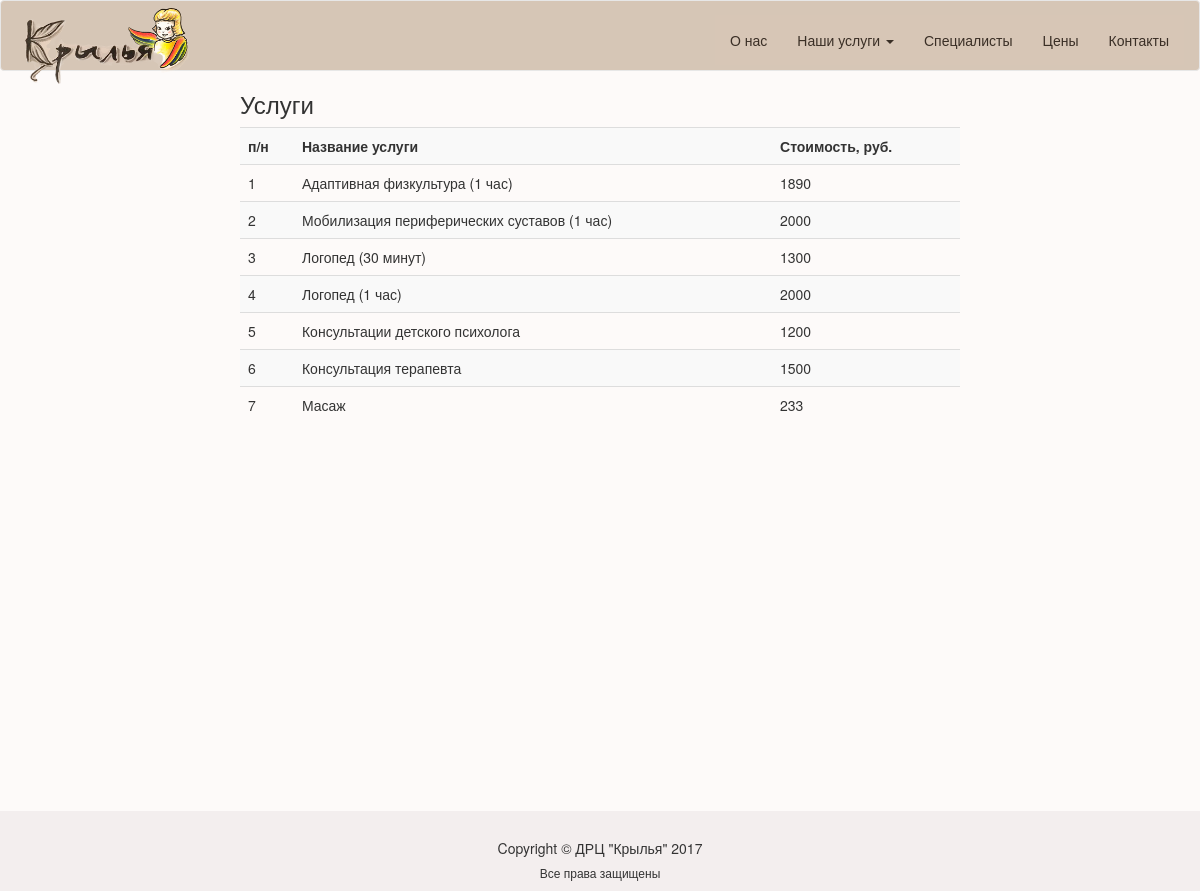
/price/, run on an earlier commit of the app's database.
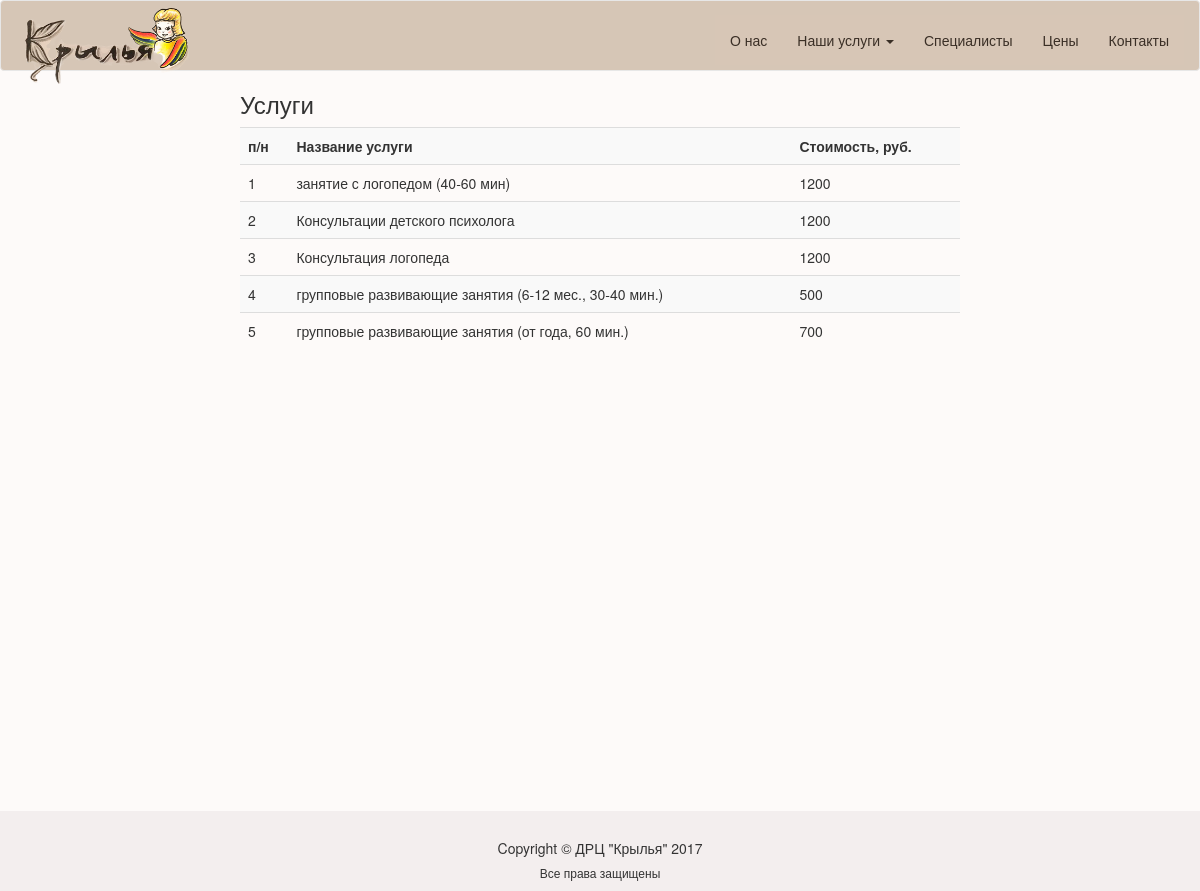
And on a later commit of the database.
### price/models.py (models this page shows, shortened)
class ServicePrice(models.Model):
    name = models.CharField(max_length=70, verbose_name='Название услуги', blank=True, null=True)
    specialist = models.ForeignKey(Specialist, verbose_name='Специалист', blank=True, null=True)
    desc = models.TextField(verbose_name='Описание', blank=True, null=True)
    price = models.PositiveIntegerField(verbose_name='Стоимость', blank=True, null=True)
    active = models.BooleanField(verbose_name='Использовать', default=True)
    consult = models.BooleanField(verbose_name='Консультация', default=False)
    class Meta:
        verbose_name = u'Услуги - Цены'
        verbose_name_plural = u'Услуги - Цены'

### price/views.py (the view)
# urls.py: url(r'^price/', Price.as_view(), name='price'),
class Price(ListView):
    model = ServicePrice
    template_name = 'price/price.html'
    queryset = ServicePrice.objects.filter(active=True)

### portal/context_processors.py (called while the page is built)
def consultation(request):
    return {'consultation_list': ServicePrice.objects.filter(active=True, consult=True)}

def methodics(request):
    return {'methodic_list':Methodics.objects.filter(active=True)}

def about(request):
    return dict(about=About.objects.filter(active=True).last())

def news(request):
    return {'news_list': News.objects.filter(active=True)}

def time(request):
    return {'time': datetime.now()}

### templates/price/price.html (shortened to what this page needs)
{% extends 'base.html' %}
{% block content %}
<div class="">
    <h3>Услуги</h3>
    <table class="table table-striped">
        <tr>
            <th>п/н</th>
            <th>Название услуги</th>
            <th>Стоимость, руб.</th>
        </tr>
        {% for item in object_list %}
        <tr>
            <td>{{forloop.counter}}</td>
            <td>{{item.name}}</td>
            <td>{{item.price}}</td>
        </tr>
        {% endfor %}
    </table>
</div>
{% endblock %}

What changed in the data, as far as the page shows it:
no longer on this page (row edited): ServicePrice: name "Адаптивная физкультура (1 час)", price "1890"
no longer on this page (row edited): ServicePrice: name "Мобилизация периферических суставов (1 час)", price "2000"
no longer on this page (row edited): ServicePrice: name "Логопед (30 минут)", price "1300"
changed ServicePrice: name "Логопед (1 час)" → "занятие с логопедом (40-60 мин)"; price "2000" → "1200"
changed ServicePrice: name "Консультация терапевта" → "Консультация логопеда"; price "1500" → "1200"
changed ServicePrice: name "Масаж" → "групповые развивающие занятия (6-12 мес., 30-40 мин.)"; price "233" → "500"
added ServicePrice: name "групповые развивающие занятия (от года, 60 мин.)", price "700"
